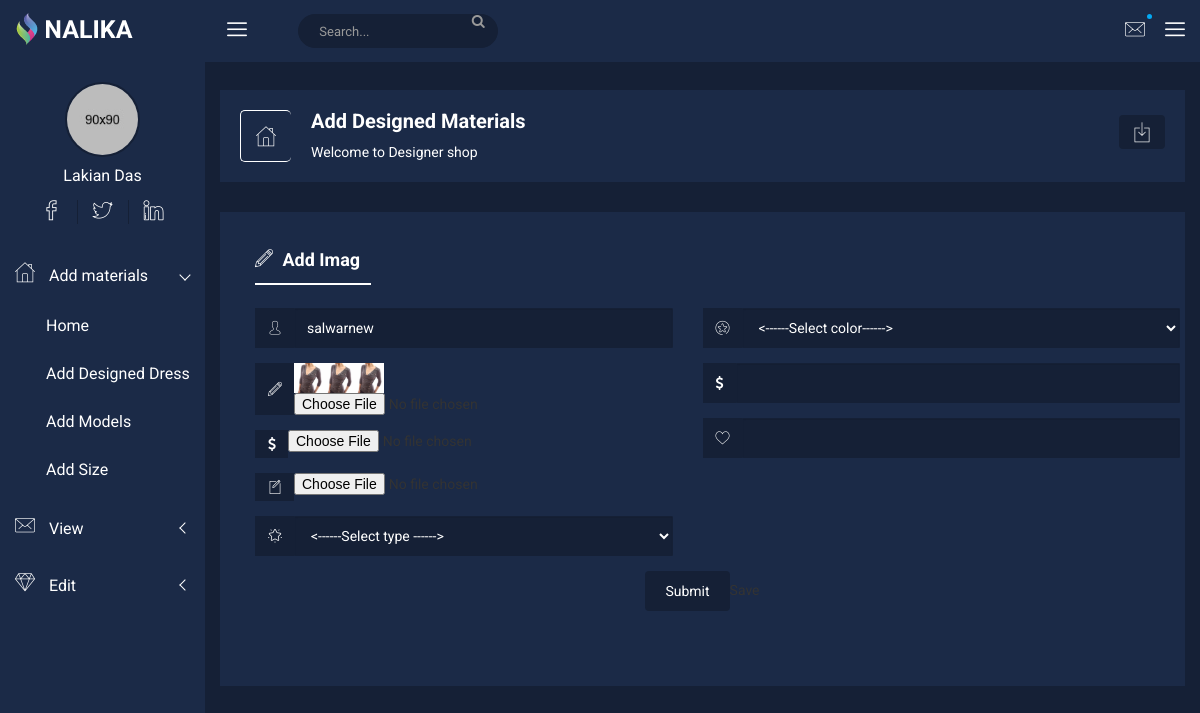
The page /designer/materialedit.php?id=191 (signed in) on the database its author committed.
### tables this page shows
CREATE TABLE `designed` (
  `read_id` int(11) NOT NULL,
  `type_id` int(11) NOT NULL,
  `did` int(11) NOT NULL,
  `im_id` int(11) NOT NULL,
  `color_id` int(11) NOT NULL,
  `m_name` varchar(50) NOT NULL,
  `quantity` varchar(50) NOT NULL,
  `price` varchar(20) NOT NULL,
  `status` int(11) NOT NULL
);

CREATE TABLE `image` (
  `im_id` int(11) NOT NULL,
  `image1` varchar(500) NOT NULL,
  `image2` varchar(500) NOT NULL,
  `image3` varchar(500) NOT NULL,
  `status` int(11) NOT NULL
);

### designer/materialedit.php (the view, shortened to what the rows shown need)
<?php
if(isset($_GET['id']))
{
	$rid=$_GET['id'];
}
?>
<?php
require 'connect.php';
if(isset($_GET['id']))
{
	$rid=$_GET['id'];
}
$qry5="SELECT de.read_id,de.m_name,de.quantity,de.price,i.image1,i.image2,i.image3,c.color,t.type ,i.im_id
        FROM color as c,type as t,image as i,designed as de
        where de.color_id=c.color_id and de.type_id=t.type_id and de.im_id=i.im_id and read_id='$rid'" ;
$ab4 = mysqli_query($conn, $qry5);
?>
<head>
    <link rel="stylesheet" href="css/bootstrap.min.css">
    <link rel="stylesheet" href="css/font-awesome.min.css">
    <link rel="stylesheet" href="css/nalika-icon.css">
    <link rel="stylesheet" href="css/owl.carousel.css">
    <link rel="stylesheet" href="css/owl.theme.css">
    <link rel="stylesheet" href="css/owl.transitions.css">
    <link rel="stylesheet" href="css/animate.css">
    <link rel="stylesheet" href="css/normalize.css">
    <link rel="stylesheet" href="css/meanmenu.min.css">
    <link rel="stylesheet" href="css/main.css">
    <link rel="stylesheet" href="css/morrisjs/morris.css">
    <link rel="stylesheet" href="css/scrollbar/jquery.mCustomScrollbar.min.css">
    <link rel="stylesheet" href="css/metisMenu/metisMenu.min.css">
    <link rel="stylesheet" href="css/metisMenu/metisMenu-vertical.css">
    <link rel="stylesheet" href="css/calendar/fullcalendar.min.css">
    <link rel="stylesheet" href="css/calendar/fullcalendar.print.min.css">
    <link rel="stylesheet" href="style.css">
    <link rel="stylesheet" href="css/responsive.css">
</head>
<body>
    <div class="left-sidebar-pro">
        <nav id="sidebar" class="">
			<div class="nalika-profile">
				<div class="profile-dtl">
					<h2>Lakian <span class="min-dtn">Das</span></h2>
				</div>
			</div>
        </nav>
    </div>
    <div class="all-content-wrapper">
        <div class="header-advance-area">
            <div class="breadcome-area">
                <div class="container-fluid">
                    <div class="row">
                        <div class="col-lg-12 col-md-12 col-sm-12 col-xs-12">
                            <div class="breadcome-list">
                                <div class="row">
                                    <div class="col-lg-6 col-md-6 col-sm-6 col-xs-6">
                                        <div class="breadcomb-wp">
											<div class="breadcomb-ctn">
												<h2>Add Designed Materials</h2>
											</div>
										</div>
                                    </div>
                                </div>
                            </div>
                        </div>
                    </div>
                </div>
            </div>
        </div>
        <div class="single-product-tab-area mg-b-30">
            <div class="single-pro-review-area">
                <div class="container-fluid">
                    <div class="row">
                        <div class="col-lg-12 col-md-12 col-sm-12 col-xs-12">
                            <div class="review-tab-pro-inner">
																<?php
while($row=mysqli_fetch_array($ab4))
	 {
          ?>
                                <form action="#" method="post" enctype="multipart/form-data">
                                <div id="myTabContent" class="tab-content custom-product-edit">
                                    <div class="product-tab-list tab-pane fade active in" id="description">
                                        <div class="row">
                                            <div class="col-lg-6 col-md-6 col-sm-6 col-xs-12">
                                                <div class="review-content-section">
                                                    <div class="input-group mg-b-pro-edt">
                                                        <span class="input-group-addon"><i class="icon nalika-user" aria-hidden="true"></i></span>
                                                        <input type="text" name="m_name" value="<?php echo $row['m_name']; ?>" class="form-control" placeholder=" Name">
                                                    </div>
                                                    <div class="input-group mg-b-pro-edt">
                                                        <span class="input-group-addon"><i class="icon nalika-edit" aria-hidden="true"></i></span>
																												<img src="/designershop/designer/images/uploads/<?php echo $row['image3'];?>" width="30" height="30" &nbsp;>
																												<img src="/designershop/designer/images/uploads/<?php echo $row['image2'];?>" width="30" height="30" &nbsp;>
																												<img src="/designershop/designer/images/uploads/<?php echo $row['image3'];?>" width="30" height="30">
																												<input type="file" name="image1" value="<?php echo $row['image1']; ?>"classclass="form-control" placeholder="Product Title">
                                                    </div>
                                                    <div class="input-group mg-b-pro-edt">
                                                        <span class="input-group-addon"><i class="fa fa-usd" aria-hidden="true"></i></span>
																												<input type="file" name="image2" value="<?php echo $row['image2']; ?>"classclass="form-control" placeholder="Regular Price">
																										</div>
                                                    <div class="input-group mg-b-pro-edt">
                                                        <span class="input-group-addon"><i class="icon nalika-new-file" aria-hidden="true"></i></span>
																												<input type="file" name="image3" value="<?php echo $row['image3']; ?>"classclass="form-control" placeholder="Tax">
																										</div>
                                                    <div class="input-group mg-b-pro-edt">
                                                        <span class="input-group-addon"><i class="icon nalika-favorites" aria-hidden="true"></i></span>
                                                        <select id="type" name="type"class="form-control">
                                                                          <?php
                                                                          $conn = mysqli_connect("localhost", "root", "", "designershop");
                                                                          if (!$conn) {
                                                                              echo "Could not connect..Try again";
                                                                          } else {
                                                                             echo $sql = "Select * from type ";
                                                                              $result = mysqli_query($conn, $sql);
                                                                              echo "<option value =><------Select type ------></option>";
                                                                              while ($row = mysqli_fetch_array($result)) {
                                                                                  $type = $row['type'];
                                                                                  $type_id = $row['type_id'];
                                                                                  ?>
                                                                                  <script>alert($type_id);</script>
                                                                                  <?php
                                                                                  echo "<option value='$type_id'>$type</option>";
                                                                              }
                                                                          }
                                                                          ?>
                                                                      </select>
                                                    </div>
                                                </div>
                                            </div>
                                                    <div class="input-group mg-b-pro-edt">
                                                        <span class="input-group-addon"><i class="icon nalika-favorites-button" aria-hidden="true"></i></span>
                                                        <select id="color" name="color"class="form-control">
                                                                            <?php
                                                                            $conn = mysqli_connect("localhost", "root", "", "designershop");
                                                                            if (!$conn) {
                                                                                echo "Could not connect..Try again";
                                                                            } else {
                                                                               echo $sql = "Select * from color ";
                                                                                $result = mysqli_query($conn, $sql);
                                                                                echo "<option value =><------Select color------></option>";
                                                                                while ($row = mysqli_fetch_array($result)) {
                                                                                    $color = $row['color'];
                                                                                    $color_id = $row['color_id'];
                                                                                    ?>
                                                                                    <script>alert($color_id);</script>
                                                                                    <?php
                                                                                    echo "<option value='$color_id'>$color</option>";
                                                                                }
                                                                            }
                                                                            ?>
                                                        </select>
                                                    </div>
                                                    <div class="input-group mg-b-pro-edt">
                                                        <span class="input-group-addon"><i class="fa fa-usd" aria-hidden="true"></i></span>
																												<input type="text" name="quantity" value="<?php echo $row['quantity'];?>"class="form-control" >
																										</div>
                                                    <div class="input-group mg-b-pro-edt">
                                                        <span class="input-group-addon"><i class="icon nalika-like" aria-hidden="true"></i></span>
                                                        <input type="text" name="price"  value="<?php echo $row['price'];?>"class="form-control" >
                                                    </div>
                                                </div>
                                            </div>
                                        </div>
                                        <div class="row">
                                            <div class="col-lg-12 col-md-12 col-sm-12 col-xs-12">
                                                <div class="text-center custom-pro-edt-ds">
                                                    <input type="submit" name="submit"class="btn btn-ctl-bt waves-effect waves-light m-r-10">Save
														  <?php	} ?>
                                                </div>
                                            </div>
                                        </div>
                                    </div>
    </div>
</body>
</html>

### rows shown on the page
designed: m_name "salwarnew", im.image3 (picture), im.image2 (picture)
